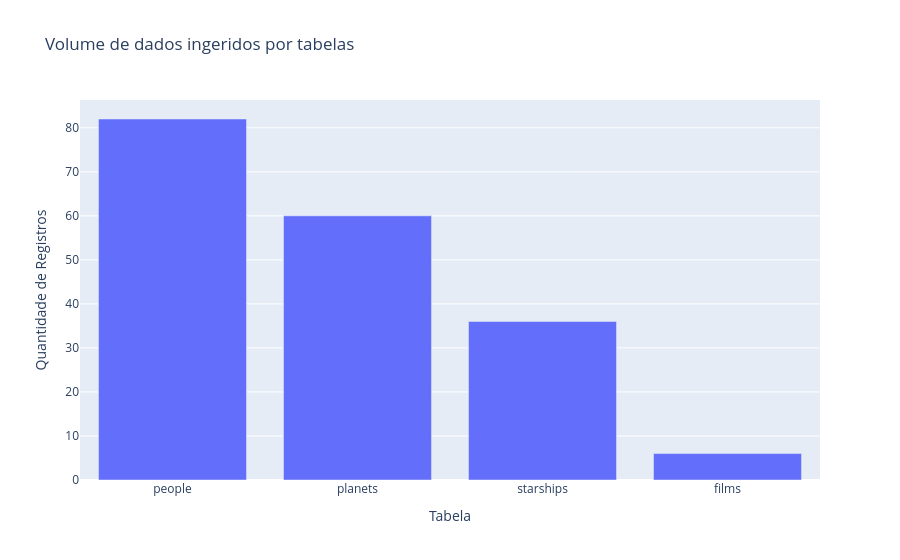

Notebook code cell kept with this figure:
### Code cell
fig = px.bar(
    df_counts,
    x="table_name",
    y="total_records",
    title="Volume de dados ingeridos por tabelas",
    labels={
        "table_name": "Tabela",
        "total_records": "Quantidade de Registros"
    }
)

fig.show()

### Figure 1 — Plotly figure (JSON) as saved in the notebook; plotly's stock layout.template omitted (floating-point values rounded to 4 significant figures)
{"data": [{"alignmentgroup": "True", "hovertemplate": "Tabela=%{x}<br>Quantidade de Registros=%{y}<extra></extra>", "legendgroup": "", "marker": {"color": "#636efa", "pattern": {"shape": ""}}, "name": "", "offsetgroup": "", "orientation": "v", "showlegend": false, "textposition": "auto", "type": "bar", "x": ["people", "planets", "starships", "films"], "xaxis": "x", "y": [82, 60, 36, 6], "yaxis": "y"}], "layout": {"barmode": "relative", "legend": {"tracegroupgap": 0}, "title": {"text": "Volume de dados ingeridos por tabelas"}, "xaxis": {"anchor": "y", "domain": [0, 1], "title": {"text": "Tabela"}}, "yaxis": {"anchor": "x", "domain": [0, 1], "title": {"text": "Quantidade de Registros"}}}}
